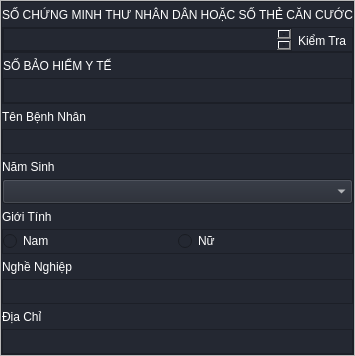
                  <widget class="QFrame" name="Frame_MainInfor_inputMenu">
                   <property name="frameShape">
                    <enum>QFrame::StyledPanel</enum>
                   </property>
                   <property name="frameShadow">
                    <enum>QFrame::Raised</enum>
                   </property>
                   <layout class="QVBoxLayout" name="verticalLayout_7">
                    <property name="spacing">
                     <number>0</number>
                    </property>
                    <property name="leftMargin">
                     <number>0</number>
                    </property>
                    <property name="topMargin">
                     <number>0</number>
                    </property>
                    <property name="rightMargin">
                     <number>0</number>
                    </property>
                    <property name="bottomMargin">
                     <number>0</number>
                    </property>
                    <item alignment="Qt::AlignTop">
                     <widget class="QFrame" name="frame_patientInfor_inputMenu">
                      <property name="styleSheet">
                       <string notr="true">background-color: rgb(36, 40, 50);</string>
                      </property>
                      <property name="frameShape">
                       <enum>QFrame::StyledPanel</enum>
                      </property>
                      <property name="frameShadow">
                       <enum>QFrame::Raised</enum>
                      </property>
                      <layout class="QVBoxLayout" name="verticalLayout_8">
                       <property name="spacing">
                        <number>0</number>
                       </property>
                       <property name="leftMargin">
                        <number>0</number>
                       </property>
                       <property name="topMargin">
                        <number>0</number>
                       </property>
                       <property name="rightMargin">
                        <number>0</number>
                       </property>
                       <property name="bottomMargin">
                        <number>0</number>
                       </property>
                       <item>
                        <widget class="QLabel" name="label_ResidentNumber_inputMenu">
                         <property name="minimumSize">
                          <size>
                           <width>0</width>
                           <height>25</height>
                          </size>
                         </property>
                         <property name="font">
                          <font>
                           <family>Segoe UI</family>
                          </font>
                         </property>
                         <property name="styleSheet">
                          <string notr="true">color: rgb(255, 255, 255);</string>
                         </property>
                         <property name="text">
                          <string>SỐ CHỨNG MINH THƯ NHÂN DÂN HOẶC SỐ THẺ CĂN CƯỚC</string>
                         </property>
                        </widget>
                       </item>
                       <item>
                        <widget class="QFrame" name="frame_ResidentNumber_inputMenu">
                         <property name="minimumSize">
                          <size>
                           <width>0</width>
                           <height>25</height>
                          </size>
                         </property>
                         <property name="maximumSize">
                          <size>
                           <width>16777215</width>
                           <height>25</height>
                          </size>
                         </property>
                         <property name="frameShape">
                          <enum>QFrame::StyledPanel</enum>
                         </property>
                         <property name="frameShadow">
                          <enum>QFrame::Raised</enum>
                         </property>
                         <layout class="QHBoxLayout" name="horizontalLayout_9">
                          <property name="spacing">
                           <number>0</number>
                          </property>
                          <property name="leftMargin">
                           <number>0</number>
                          </property>
                          <property name="topMargin">
                           <number>0</number>
                          </property>
                          <property name="rightMargin">
                           <number>0</number>
                          </property>
                          <property name="bottomMargin">
                           <number>0</number>
                          </property>
                          <item>
                           <widget class="QTextEdit" name="textbox_ResidentNumber_inputMenu">
                            <property name="maximumSize">
                             <size>
                              <width>16777215</width>
                              <height>25</height>
                             </size>
                            </property>
                            <property name="font">
                             <font>
                              <family>Segoe UI</family>
                             </font>
                            </property>
                            <property name="styleSheet">
                             <string notr="true">color: rgb(255, 255, 255);</string>
                            </property>
                           </widget>
                          </item>
                          <item>
                           <widget class="QPushButton" name="btn_checkResidentNumber_inputMenu">
                            <property name="minimumSize">
                             <size>
                              <width>60</width>
                              <height>25</height>
                             </size>
                            </property>
                            <property name="maximumSize">
                             <size>
                              <width>16777215</width>
                              <height>25</height>
                             </size>
                            </property>
                            <property name="font">
                             <font>
                              <family>Segoe UI</family>
                             </font>
                            </property>
                            <property name="styleSheet">
                             <string notr="true">QPushButton {	
	border: none;
	color: rgb(255, 255, 255);
	background-color: transparent;
}
QPushButton:hover {
	background-color: rgb(52, 59, 72);
}
QPushButton:pressed {	
	background-color: rgb(85, 170, 255);
}</string>
                            </property>
                            <property name="text">
                             <string>Kiểm Tra</string>
                            </property>
                           </widget>
                          </item>
                         </layout>
                        </widget>
                       </item>
                       <item>
                        <widget class="QFrame" name="frame_HealthInsuranceID_inputMenu">
                         <property name="minimumSize">
                          <size>
                           <width>0</width>
                           <height>50</height>
                          </size>
                         </property>
                         <property name="frameShape">
                          <enum>QFrame::StyledPanel</enum>
                         </property>
                         <property name="frameShadow">
                          <enum>QFrame::Raised</enum>
                         </property>
                         <layout class="QGridLayout" name="gridLayout_5">
                          <property name="leftMargin">
                           <number>0</number>
                          </property>
                          <property name="topMargin">
                           <number>0</number>
                          </property>
                          <property name="rightMargin">
                           <number>0</number>
                          </property>
                          <property name="bottomMargin">
                           <number>0</number>
                          </property>
                          <property name="spacing">
                           <number>0</number>
                          </property>
                          <item row="0" column="0">
                           <widget class="QLabel" name="label_HealthInsuranceID_inputMenu">
                            <property name="minimumSize">
                             <size>
                              <width>0</width>
                              <height>25</height>
                             </size>
                            </property>
                            <property name="maximumSize">
                             <size>
                              <width>16777215</width>
                              <height>25</height>
                             </size>
                            </property>
                            <property name="styleSheet">
                             <string notr="true">color: rgb(255, 255, 255);</string>
                            </property>
                            <property name="text">
                             <string>SỐ BẢO HIỂM Y TẾ</string>
                            </property>
                           </widget>
                          </item>
                          <item row="1" column="0">
                           <widget class="QTextEdit" name="textbox_HealthInsuranceID_inputMenu">
                            <property name="maximumSize">
                             <size>
                              <width>16777215</width>
                              <height>25</height>
                             </size>
                            </property>
                            <property name="styleSheet">
                             <string notr="true">color: rgb(255, 255, 255);</string>
                            </property>
                           </widget>
                          </item>
                         </layout>
                        </widget>
                       </item>
                       <item>
                        <widget class="QLabel" name="label_PatientName_inputMenu">
                         <property name="minimumSize">
                          <size>
                           <width>0</width>
                           <height>25</height>
                          </size>
                         </property>
                         <property name="maximumSize">
                          <size>
                           <width>16777215</width>
                           <height>25</height>
                          </size>
                         </property>
                         <property name="font">
                          <font>
                           <family>Segoe UI</family>
                          </font>
                         </property>
                         <property name="styleSheet">
                          <string notr="true">color: rgb(255, 255, 255);</string>
                         </property>
                         <property name="text">
                          <string>Tên Bệnh Nhân</string>
                         </property>
                        </widget>
                       </item>
                       <item>
                        <widget class="QTextEdit" name="textbox_PatientName_inputMenu">
                         <property name="minimumSize">
                          <size>
                           <width>0</width>
                           <height>25</height>
                          </size>
                         </property>
                         <property name="maximumSize">
                          <size>
                           <width>16777215</width>
                           <height>25</height>
                          </size>
                         </property>
                         <property name="font">
                          <font>
                           <family>Segoe UI</family>
                          </font>
                         </property>
                         <property name="styleSheet">
                          <string notr="true">color: rgb(255, 255, 255);</string>
                         </property>
                        </widget>
                       </item>
                       <item>
                        <widget class="QLabel" name="label_Birthday_inputMenu">
                         <property name="minimumSize">
                          <size>
                           <width>0</width>
                           <height>25</height>
                          </size>
                         </property>
                         <property name="maximumSize">
                          <size>
                           <width>16777215</width>
                           <height>25</height>
                          </size>
                         </property>
                         <property name="font">
                          <font>
                           <family>Segoe UI</family>
                          </font>
                         </property>
                         <property name="styleSheet">
                          <string notr="true">color: rgb(255, 255, 255);</string>
                         </property>
                         <property name="text">
                          <string>Năm Sinh</string>
                         </property>
                        </widget>
                       </item>
                       <item>
                        <widget class="QComboBox" name="comboBox_birthday_inputMenu">
                         <property name="minimumSize">
                          <size>
                           <width>0</width>
                           <height>25</height>
                          </size>
                         </property>
                         <property name="maximumSize">
                          <size>
                           <width>16777215</width>
                           <height>25</height>
                          </size>
                         </property>
                         <property name="font">
                          <font>
                           <family>Segoe UI</family>
                          </font>
                         </property>
                         <property name="styleSheet">
                          <string notr="true">color: rgb(255, 255, 255);
border-color: 0px color;</string>
                         </property>
                         <property name="editable">
                          <bool>false</bool>
                         </property>
                         <property name="currentIndex">
                          <number>-1</number>
                         </property>
                         <property name="maxVisibleItems">
                          <number>2020</number>
                         </property>
                        </widget>
                       </item>
                       <item>
                        <widget class="QLabel" name="label_Gender_inputMenu">
                         <property name="minimumSize">
                          <size>
                           <width>0</width>
                           <height>25</height>
                          </size>
                         </property>
                         <property name="maximumSize">
                          <size>
                           <width>16777215</width>
                           <height>25</height>
                          </size>
                         </property>
                         <property name="font">
                          <font>
                           <family>Segoe UI</family>
                          </font>
                         </property>
                         <property name="styleSheet">
                          <string notr="true">color: rgb(255, 255, 255);
</string>
                         </property>
                         <property name="text">
                          <string>Giới Tính</string>
                         </property>
                        </widget>
                       </item>
                       <item>
                        <widget class="QFrame" name="frame_gender_inputMenu">
                         <property name="minimumSize">
                          <size>
                           <width>0</width>
                           <height>25</height>
                          </size>
                         </property>
                         <property name="maximumSize">
                          <size>
                           <width>16777215</width>
                           <height>25</height>
                          </size>
                         </property>
                         <property name="frameShape">
                          <enum>QFrame::StyledPanel</enum>
                         </property>
                         <property name="frameShadow">
                          <enum>QFrame::Raised</enum>
                         </property>
                         <layout class="QHBoxLayout" name="horizontalLayout_7">
                          <property name="spacing">
                           <number>0</number>
                          </property>
                          <property name="leftMargin">
                           <number>0</number>
                          </property>
                          <property name="topMargin">
                           <number>0</number>
                          </property>
                          <property name="rightMargin">
                           <number>0</number>
                          </property>
                          <property name="bottomMargin">
                           <number>0</number>
                          </property>
                          <item>
                           <widget class="QRadioButton" name="radioBtn_male_inputMenu">
                            <property name="font">
                             <font>
                              <family>Segoe UI</family>
                             </font>
                            </property>
                            <property name="styleSheet">
                             <string notr="true">color: rgb(255, 255, 255);
</string>
                            </property>
                            <property name="text">
                             <string>Nam</string>
                            </property>
                           </widget>
                          </item>
                          <item>
                           <widget class="QRadioButton" name="radioBtn_female_inputMenu">
                            <property name="font">
                             <font>
                              <family>Segoe UI</family>
                             </font>
                            </property>
                            <property name="styleSheet">
                             <string notr="true">color: rgb(255, 255, 255);
</string>
                            </property>
                            <property name="text">
                             <string>Nữ</string>
                            </property>
                           </widget>
                          </item>
                         </layout>
                        </widget>
                       </item>
                       <item>
                        <widget class="QLabel" name="label_Job_inputMenu">
                         <property name="minimumSize">
                          <size>
                           <width>0</width>
                           <height>25</height>
                          </size>
                         </property>
                         <property name="maximumSize">
                          <size>
                           <width>16777215</width>
                           <height>25</height>
                          </size>
                         </property>
                         <property name="font">
                          <font>
                           <family>Segoe UI</family>
                          </font>
                         </property>
                         <property name="styleSheet">
                          <string notr="true">color: rgb(255, 255, 255);</string>
                         </property>
                         <property name="text">
                          <string>Nghề Nghiệp</string>
                         </property>
                        </widget>
                       </item>
                       <item>
                        <widget class="QTextEdit" name="textbox_Job_inputMenu">
                         <property name="maximumSize">
                          <size>
                           <width>16777215</width>
                           <height>25</height>
                          </size>
                         </property>
                         <property name="font">
                          <font>
                           <family>Segoe UI</family>
                          </font>
                         </property>
                         <property name="styleSheet">
                          <string notr="true">color: rgb(255, 255, 255);</string>
                         </property>
                        </widget>
                       </item>
                       <item>
                        <widget class="QLabel" name="label_address_inputMenu">
                         <property name="minimumSize">
                          <size>
                           <width>0</width>
                           <height>25</height>
                          </size>
                         </property>
                         <property name="font">
                          <font>
                           <family>Segoe UI</family>
                          </font>
                         </property>
                         <property name="styleSheet">
                          <string notr="true">color: rgb(255, 255, 255);</string>
                         </property>
                         <property name="text">
                          <string>Địa Chỉ</string>
                         </property>
                        </widget>
                       </item>
                       <item>
                        <widget class="QTextEdit" name="textEdit_Address_inputMenu">
                         <property name="maximumSize">
                          <size>
                           <width>16777215</width>
                           <height>25</height>
                          </size>
                         </property>
                         <property name="font">
                          <font>
                           <family>Segoe UI</family>
                          </font>
                         </property>
                         <property name="styleSheet">
                          <string notr="true">color: rgb(255, 255, 255);</string>
                         </property>
                        </widget>
                       </item>
                      </layout>
                     </widget>
                    </item>
                   </layout>
                  </widget>
